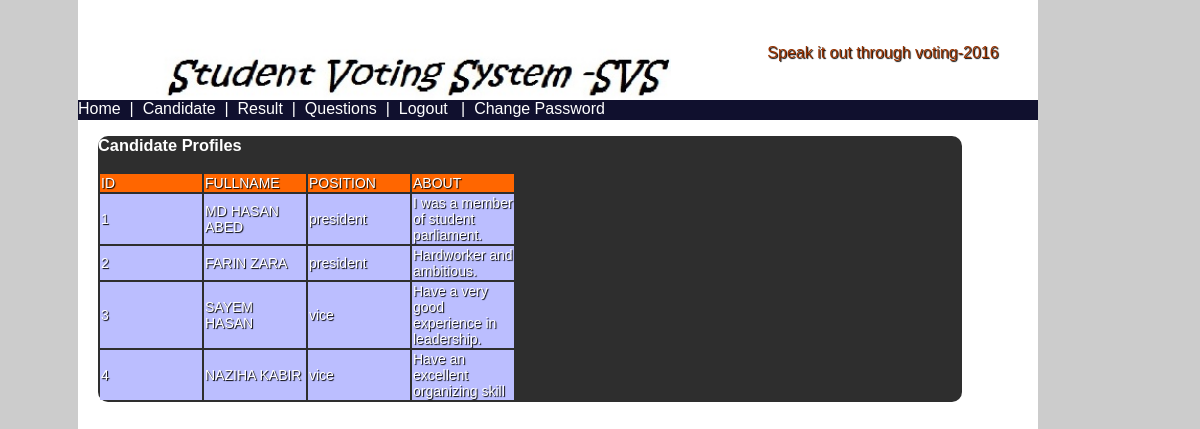
Page /can_view.php on the committed database.
### tables this page shows
CREATE TABLE IF NOT EXISTS `candidate` (
  `cand_id` int(100) NOT NULL AUTO_INCREMENT,
  `fullname` varchar(100) NOT NULL,
  `position` varchar(100) NOT NULL,
  `about` varchar(255) NOT NULL,
  `votecount` int(255) NOT NULL,
  PRIMARY KEY (`cand_id`)
);

### can_view.php (the view, shortened to what this page needs)
<?php
include "header_student.php";?>
<div id="cover">
<div id="content">
<h3>Candidate Profiles</h3>
<?php
	$member=mysql_query("select * from candidate");
	if(mysql_num_rows($member)==0)
	{
		echo '<font color="red">No results found</font>';
	}
	else
	{
		echo '<table><tr bgcolor="#FF6600">
<td width="100px">ID</td>
<td width="100px">FULLNAME</td>
<td width="100px">POSITION</td>
<td width="100px">ABOUT</td>
</tr>';
 while($mb=mysql_fetch_object($member))
		{
			$id=$mb->cand_id;
			$name=$mb->fullname;
			$pos=$mb->position;
			$about=$mb->about;
			echo '<tr bgcolor="#BBBEFF">';
	echo '<td>'.$id.'</td>';
	echo '<td>'.$name.'</td>';
	echo '<td>'.$pos.'</td>';
	echo '<td>'.$about.'</td>';
	echo "</tr>";
		}
		echo'</table>';
	}
?>
        </div>
</div>
<?php include "footer.php";?>

### header_student.php (shortened to what this page needs)
<!DOCTYPE html PUBLIC "-//W3C//DTD XHTML 1.0 Transitional//EN" "http://www.w3.org/TR/xhtml1/DTD/xhtml1-transitional.dtd">
<html xmlns="http://www.w3.org/1999/xhtml">
<head>
<link href="voting.css" type="text/css" rel="stylesheet" />
</head>
<body>
<div id="head">
<table border="0" bgcolor="#FFFFFF"width="100%"><tr>
        <td><img src="images/logo3.jpg" height="100" width="590" alt="logo"/></td>
        <td><marquee>Speak it out through voting-2016</marquee></td>
</tr></table>
</div>
<div id="leftnavigation">
<a href="student.php">Home</a>&nbsp;&nbsp;|&nbsp;&nbsp;<a href="can_view.php">Candidate</a>&nbsp;&nbsp;|&nbsp;&nbsp;<a href="result.php">Result</a>&nbsp;&nbsp;|&nbsp;&nbsp;<a href="question.php">Questions</a>&nbsp;&nbsp;|&nbsp;&nbsp;<a href="logout.php">Logout</a>
&nbsp;&nbsp;|&nbsp;&nbsp;<a href="change_pass.php">Change Password</a>
</div>

### footer.php
<div id="footer" align="center"><br/><b>&copy;Copyright 2016</b></div>
</body>
</html>

### voting.css (style rules this page uses)
body { background-color:#CCCCCC; font-family:Arial, Helvetica, sans-serif; -moz-border-radius:30px; }
#head { position:absolute; top:0px; width:80%; height:120px; margin-left:70px; size:15px; color:#993300; }
#head h4,td { text-shadow:1px 1px 1px #000; }
#leftnavigation { position:absolute; top:100px; background:#10102E; width:80%; height:25px; margin-left:70px; size:14px; font-family:Arial, Helvetica, sans-serif; color:#FFFFFF; }
#leftnavigation a { font-family:Geneva, Arial, Helvetica, sans-serif; text-decoration:none; color:#FFFFFF; }
#cover { position:absolute; top:120px; background:#FFFFFF; width:80%; height:100%; margin-left:70px; size:14px; font-family:Arial, Helvetica, sans-serif; color:#FFFFFF; }
#content { position:auto; top:20px; background:#2E2E2E; width:90%; margin-left:20px; font-size:14px; font-family:Arial, Helvetica, sans-serif; color:#FFFFFF; -moz-border-radius: 10px; -webkit-border-radius: 10px; -khtml-border-radius: 10px; border-radius: 10px; }
#content h3 { font-family:Arial, Helvetica, sans-serif; color:#FFFFFF; }
#footer { position:auto; top:98%; background:#000000; width:80%; height:5px; margin-left:70px; size:10px; font-family:Arial, Helvetica, sans-serif; color:#000000; -moz-border-radius:30px; }

### rows in the picture
candidate: cand_id "1", fullname "MD HASAN ABED", position "president", about "I was a member of student parliament."
candidate: cand_id "2", fullname "FARIN ZARA", position "president", about "Hardworker and ambitious."
candidate: cand_id "3", fullname "SAYEM HASAN", position "vice", about "Have a very good experience in leadership."
candidate: cand_id "4", fullname "NAZIHA KABIR", position "vice", about "Have an excellent organizing skill"
